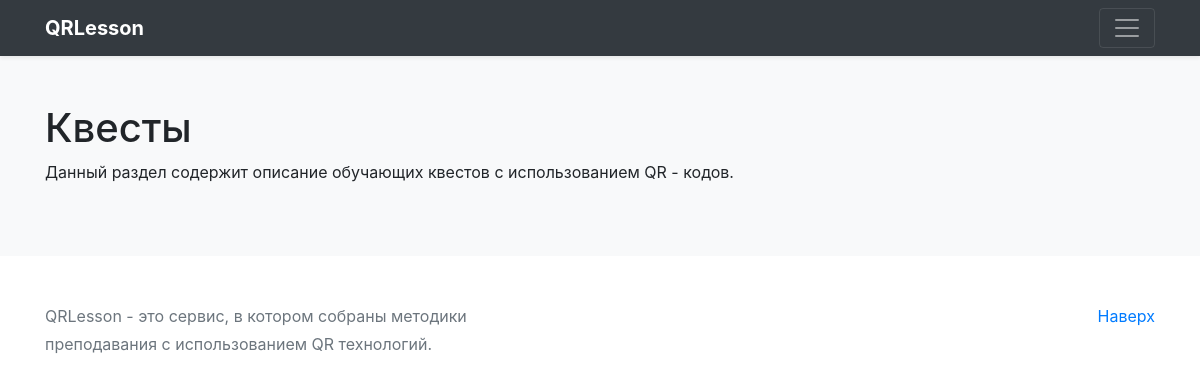
Page /quests/ on the committed database.
### qrmethods/models.py (models this page shows, shortened)
class LessonPart(models.Model):
    name = models.CharField(
        max_length=1000,
        help_text='Название раздела'
    )
    description = models.TextField(
        help_text='Описание раздела'
    )
    url = models.CharField(
        max_length=500,
        help_text='Ссылка на раздел'
    )
    def get_absolute_url(self):
        return reverse('method_list', args=[str(self.url)])
    class Meta:
        verbose_name = 'Фрагмент урока'
        verbose_name_plural = 'Фрагменты урока'

### qrmethods/views.py (the view)
# urls.py: url(r'^(?P<section>[\w]*)/$', views.MethodListView.as_view(), name='method_list'),
class MethodListView(generic.ListView):
    model = TeachingMethod
    template_name = 'qrmethods/method_list.html'
    paginate_by = 10
    def get_queryset(self):
        qs = super().get_queryset()
        lp = self.kwargs['section']
        get_object_or_404(LessonPart, url=lp)
        return qs.filter(lesson_part__url=lp)
    def get_context_data(self, **kwargs):
        context = super().get_context_data(section_list=LessonPart.objects.all(), **kwargs)
        context['section'] = LessonPart.objects.filter(
            url=self.kwargs['section'])[0]
        return context

### qrmethods/templates/qrmethods/method_list.html (shortened to what this page needs)
{% extends "base_generic.html" %}
{% block content%}
<div class="container py-5">
  <div class="mb-4">
    <h1>{{ section.name }}</h1>
    <p>{{ section.description }}</p>
  </div>
</div>
{% endblock %}

### rows in the picture
LessonPart: name "Квесты", description "Данный раздел содержит описание обучающих квестов с использованием QR - кодов."
